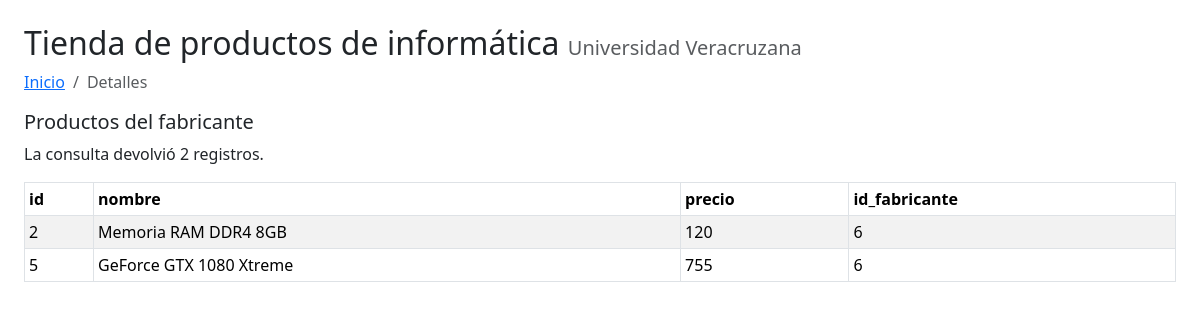
Screenshot of /productos.php?id=6 with the database file from the repository.
### tables this page shows
CREATE TABLE producto ( 
  id INT UNSIGNED AUTO_INCREMENT PRIMARY KEY, 
  nombre VARCHAR(100) NOT NULL, 
  precio DOUBLE NOT NULL, 
  id_fabricante INT UNSIGNED NOT NULL, 
  FOREIGN KEY (id_fabricante) REFERENCES fabricante(id) 
);

### productos.php (the view, shortened to what this page needs)
<!DOCTYPE html>
<html lang="en">
<head>
    <link href="https://cdn.jsdelivr.net/npm/bootstrap@5.3.2/dist/css/bootstrap.min.css" rel="stylesheet">
</head>
<body class="m-4">
    <h2>Tienda de productos de informática <small class="text-muted fs-5">Universidad Veracruzana</small></h2>
    <nav aria-label="breadcrumb">
        <ol class="breadcrumb">
            <li class="breadcrumb-item"><a href="index.php">Inicio</a></li>
            <li class="breadcrumb-item active" aria-current="page">Detalles</li>
        </ol>
    </nav>
    <?php
    $tienda = new Tienda();
    $mysqli = $tienda->obten_conexion();
    $consulta = "SELECT * FROM producto WHERE id_fabricante=" . $_GET["id"];
    $sentencia = $mysqli->multi_query($consulta);
    $resultado = $mysqli->store_result();
    echo "<h5>Productos del fabricante</h5>";
    echo '<p>La consulta devolvió ' . $resultado->num_rows . ' registros.</p>';
    $i = 0;
    echo '<table class="table table-sm table-striped table-bordered">';
    while ($fila = $resultado->fetch_assoc()) :
        if ($i == 0) {
            echo "<thead><tr>";
            foreach (array_keys($fila) as $columna) {
                echo "<th>{$columna}</th>";
            }
            echo "</tr></thead><tbody>";
        }
        echo "<tr>";
        foreach ($fila as $dato) {
            echo "<td>{$dato}</td>";
        }
        echo "</tr>";
        $i++;
    endwhile;
    echo '</tbody></table>';
    ?>
</body>
</html>

### rows the page displays
producto: columna "id", columna "nombre", columna "precio", columna "id_fabricante", id "2", nombre "Memoria RAM DDR4 8GB", precio "120", id_fabricante "6"
producto: id "5", nombre "GeForce GTX 1080 Xtreme", precio "755", id_fabricante "6"

### other values shown
$resultado->num_rows "2"
